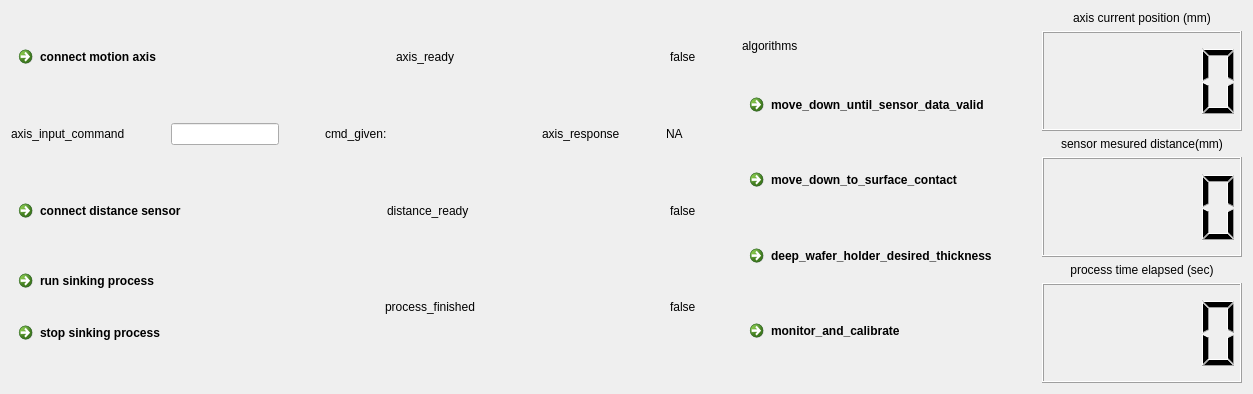
      <widget class="QWidget" name="Sinking">
       <attribute name="title">
        <string>Sinking</string>
       </attribute>
       <layout class="QHBoxLayout" name="horizontalLayout_7">
        <item>
         <layout class="QHBoxLayout" name="horizontalLayout_2">
          <item>
           <layout class="QVBoxLayout" name="verticalLayout_6">
            <item>
             <layout class="QHBoxLayout" name="horizontalLayout_8">
              <item>
               <layout class="QVBoxLayout" name="verticalLayout_9">
                <item>
                 <layout class="QHBoxLayout" name="horizontalLayout_3">
                  <item>
                   <widget class="QCommandLinkButton" name="sink_connect_motion_axis">
                    <property name="sizePolicy">
                     <sizepolicy hsizetype="Fixed" vsizetype="Fixed">
                      <horstretch>0</horstretch>
                      <verstretch>0</verstretch>
                     </sizepolicy>
                    </property>
                    <property name="minimumSize">
                     <size>
                      <width>100</width>
                      <height>10</height>
                     </size>
                    </property>
                    <property name="text">
                     <string>connect motion axis</string>
                    </property>
                   </widget>
                  </item>
                 </layout>
                </item>
               </layout>
              </item>
              <item>
               <spacer name="horizontalSpacer">
                <property name="orientation">
                 <enum>Qt::Horizontal</enum>
                </property>
                <property name="sizeHint" stdset="0">
                 <size>
                  <width>40</width>
                  <height>20</height>
                 </size>
                </property>
               </spacer>
              </item>
              <item>
               <widget class="QLabel" name="label_7">
                <property name="text">
                 <string>axis_ready</string>
                </property>
               </widget>
              </item>
              <item>
               <spacer name="horizontalSpacer_2">
                <property name="orientation">
                 <enum>Qt::Horizontal</enum>
                </property>
                <property name="sizeHint" stdset="0">
                 <size>
                  <width>40</width>
                  <height>20</height>
                 </size>
                </property>
               </spacer>
              </item>
              <item>
               <widget class="QLabel" name="sink_motion_ready">
                <property name="sizePolicy">
                 <sizepolicy hsizetype="Fixed" vsizetype="Fixed">
                  <horstretch>0</horstretch>
                  <verstretch>0</verstretch>
                 </sizepolicy>
                </property>
                <property name="autoFillBackground">
                 <bool>true</bool>
                </property>
                <property name="text">
                 <string>false</string>
                </property>
               </widget>
              </item>
             </layout>
            </item>
            <item>
             <layout class="QHBoxLayout" name="horizontalLayout_9">
              <item>
               <widget class="QLabel" name="label_10">
                <property name="text">
                 <string>axis_input_command</string>
                </property>
               </widget>
              </item>
              <item>
               <spacer name="horizontalSpacer_7">
                <property name="orientation">
                 <enum>Qt::Horizontal</enum>
                </property>
                <property name="sizeHint" stdset="0">
                 <size>
                  <width>40</width>
                  <height>20</height>
                 </size>
                </property>
               </spacer>
              </item>
              <item>
               <widget class="QLineEdit" name="sink_input_axis_cmd">
                <property name="contextMenuPolicy">
                 <enum>Qt::NoContextMenu</enum>
                </property>
                <property name="clearButtonEnabled">
                 <bool>true</bool>
                </property>
               </widget>
              </item>
              <item>
               <spacer name="horizontalSpacer_8">
                <property name="orientation">
                 <enum>Qt::Horizontal</enum>
                </property>
                <property name="sizeHint" stdset="0">
                 <size>
                  <width>40</width>
                  <height>20</height>
                 </size>
                </property>
               </spacer>
              </item>
              <item>
               <layout class="QHBoxLayout" name="horizontalLayout_11">
                <item>
                 <layout class="QHBoxLayout" name="horizontalLayout_10">
                  <item>
                   <widget class="QLabel" name="cmd_given_1">
                    <property name="text">
                     <string>cmd_given: </string>
                    </property>
                   </widget>
                  </item>
                  <item>
                   <spacer name="horizontalSpacer_11">
                    <property name="orientation">
                     <enum>Qt::Horizontal</enum>
                    </property>
                    <property name="sizeHint" stdset="0">
                     <size>
                      <width>40</width>
                      <height>20</height>
                     </size>
                    </property>
                   </spacer>
                  </item>
                  <item>
                   <widget class="QLabel" name="sink_cmd_given">
                    <property name="sizePolicy">
                     <sizepolicy hsizetype="Preferred" vsizetype="Fixed">
                      <horstretch>0</horstretch>
                      <verstretch>0</verstretch>
                     </sizepolicy>
                    </property>
                    <property name="minimumSize">
                     <size>
                      <width>100</width>
                      <height>50</height>
                     </size>
                    </property>
                    <property name="autoFillBackground">
                     <bool>true</bool>
                    </property>
                    <property name="text">
                     <string/>
                    </property>
                   </widget>
                  </item>
                 </layout>
                </item>
               </layout>
              </item>
              <item>
               <widget class="QLabel" name="label_11">
                <property name="text">
                 <string>axis_response</string>
                </property>
               </widget>
              </item>
              <item>
               <spacer name="horizontalSpacer_9">
                <property name="orientation">
                 <enum>Qt::Horizontal</enum>
                </property>
                <property name="sizeHint" stdset="0">
                 <size>
                  <width>40</width>
                  <height>20</height>
                 </size>
                </property>
               </spacer>
              </item>
              <item>
               <widget class="QLabel" name="sink_axis_response">
                <property name="sizePolicy">
                 <sizepolicy hsizetype="Preferred" vsizetype="Fixed">
                  <horstretch>0</horstretch>
                  <verstretch>0</verstretch>
                 </sizepolicy>
                </property>
                <property name="minimumSize">
                 <size>
                  <width>30</width>
                  <height>50</height>
                 </size>
                </property>
                <property name="autoFillBackground">
                 <bool>true</bool>
                </property>
                <property name="text">
                 <string>NA</string>
                </property>
               </widget>
              </item>
             </layout>
            </item>
            <item>
             <layout class="QHBoxLayout" name="horizontalLayout_4">
              <item>
               <widget class="QCommandLinkButton" name="sink_connect_distance_sensor">
                <property name="sizePolicy">
                 <sizepolicy hsizetype="Fixed" vsizetype="Fixed">
                  <horstretch>100</horstretch>
                  <verstretch>100</verstretch>
                 </sizepolicy>
                </property>
                <property name="minimumSize">
                 <size>
                  <width>100</width>
                  <height>10</height>
                 </size>
                </property>
                <property name="text">
                 <string>connect distance sensor</string>
                </property>
               </widget>
              </item>
              <item>
               <spacer name="horizontalSpacer_3">
                <property name="orientation">
                 <enum>Qt::Horizontal</enum>
                </property>
                <property name="sizeHint" stdset="0">
                 <size>
                  <width>40</width>
                  <height>20</height>
                 </size>
                </property>
               </spacer>
              </item>
              <item>
               <widget class="QLabel" name="label_8">
                <property name="text">
                 <string>distance_ready</string>
                </property>
               </widget>
              </item>
              <item>
               <spacer name="horizontalSpacer_4">
                <property name="orientation">
                 <enum>Qt::Horizontal</enum>
                </property>
                <property name="sizeHint" stdset="0">
                 <size>
                  <width>40</width>
                  <height>20</height>
                 </size>
                </property>
               </spacer>
              </item>
              <item>
               <widget class="QLabel" name="sink_sensor_ready">
                <property name="sizePolicy">
                 <sizepolicy hsizetype="Fixed" vsizetype="Fixed">
                  <horstretch>0</horstretch>
                  <verstretch>0</verstretch>
                 </sizepolicy>
                </property>
                <property name="autoFillBackground">
                 <bool>true</bool>
                </property>
                <property name="text">
                 <string>false</string>
                </property>
               </widget>
              </item>
             </layout>
            </item>
            <item>
             <layout class="QHBoxLayout" name="horizontalLayout_6">
              <item>
               <layout class="QVBoxLayout" name="verticalLayout_8">
                <item>
                 <widget class="QCommandLinkButton" name="run_sinking_process">
                  <property name="sizePolicy">
                   <sizepolicy hsizetype="Fixed" vsizetype="Fixed">
                    <horstretch>0</horstretch>
                    <verstretch>0</verstretch>
                   </sizepolicy>
                  </property>
                  <property name="minimumSize">
                   <size>
                    <width>100</width>
                    <height>10</height>
                   </size>
                  </property>
                  <property name="text">
                   <string>run sinking process</string>
                  </property>
                 </widget>
                </item>
                <item>
                 <spacer name="verticalSpacer">
                  <property name="orientation">
                   <enum>Qt::Vertical</enum>
                  </property>
                  <property name="sizeType">
                   <enum>QSizePolicy::Fixed</enum>
                  </property>
                  <property name="sizeHint" stdset="0">
                   <size>
                    <width>10</width>
                    <height>10</height>
                   </size>
                  </property>
                 </spacer>
                </item>
                <item>
                 <widget class="QCommandLinkButton" name="stop_sinking_process">
                  <property name="sizePolicy">
                   <sizepolicy hsizetype="Maximum" vsizetype="Maximum">
                    <horstretch>0</horstretch>
                    <verstretch>0</verstretch>
                   </sizepolicy>
                  </property>
                  <property name="text">
                   <string>stop sinking process</string>
                  </property>
                 </widget>
                </item>
               </layout>
              </item>
              <item>
               <spacer name="horizontalSpacer_6">
                <property name="orientation">
                 <enum>Qt::Horizontal</enum>
                </property>
                <property name="sizeType">
                 <enum>QSizePolicy::Fixed</enum>
                </property>
                <property name="sizeHint" stdset="0">
                 <size>
                  <width>200</width>
                  <height>20</height>
                 </size>
                </property>
               </spacer>
              </item>
              <item>
               <layout class="QHBoxLayout" name="horizontalLayout_5">
                <item>
                 <widget class="QLabel" name="label_9">
                  <property name="text">
                   <string>process_finished</string>
                  </property>
                 </widget>
                </item>
                <item>
                 <spacer name="horizontalSpacer_5">
                  <property name="orientation">
                   <enum>Qt::Horizontal</enum>
                  </property>
                  <property name="sizeHint" stdset="0">
                   <size>
                    <width>40</width>
                    <height>20</height>
                   </size>
                  </property>
                 </spacer>
                </item>
                <item>
                 <widget class="QLabel" name="sinking_finished">
                  <property name="sizePolicy">
                   <sizepolicy hsizetype="Fixed" vsizetype="Fixed">
                    <horstretch>0</horstretch>
                    <verstretch>0</verstretch>
                   </sizepolicy>
                  </property>
                  <property name="autoFillBackground">
                   <bool>true</bool>
                  </property>
                  <property name="text">
                   <string>false</string>
                  </property>
                 </widget>
                </item>
               </layout>
              </item>
             </layout>
            </item>
           </layout>
          </item>
          <item>
           <spacer name="horizontalSpacer_74">
            <property name="orientation">
             <enum>Qt::Horizontal</enum>
            </property>
            <property name="sizeHint" stdset="0">
             <size>
              <width>40</width>
              <height>20</height>
             </size>
            </property>
           </spacer>
          </item>
          <item>
           <layout class="QVBoxLayout" name="verticalLayout_50">
            <item>
             <widget class="QLabel" name="label_62">
              <property name="text">
               <string>algorithms</string>
              </property>
             </widget>
            </item>
            <item>
             <widget class="QCommandLinkButton" name="move_down_until_sensor_data_valid">
              <property name="text">
               <string>move_down_until_sensor_data_valid</string>
              </property>
             </widget>
            </item>
            <item>
             <widget class="QCommandLinkButton" name="move_down_to_surface_contact">
              <property name="text">
               <string>move_down_to_surface_contact</string>
              </property>
             </widget>
            </item>
            <item>
             <widget class="QCommandLinkButton" name="deep_wafer_holder_desired_thickness">
              <property name="text">
               <string>deep_wafer_holder_desired_thickness</string>
              </property>
             </widget>
            </item>
            <item>
             <widget class="QCommandLinkButton" name="monitor_and_calibrate">
              <property name="text">
               <string>monitor_and_calibrate</string>
              </property>
             </widget>
            </item>
           </layout>
          </item>
          <item>
           <spacer name="horizontalSpacer_10">
            <property name="orientation">
             <enum>Qt::Horizontal</enum>
            </property>
            <property name="sizeHint" stdset="0">
             <size>
              <width>40</width>
              <height>20</height>
             </size>
            </property>
           </spacer>
          </item>
          <item>
           <layout class="QVBoxLayout" name="verticalLayout_11">
            <property name="sizeConstraint">
             <enum>QLayout::SetFixedSize</enum>
            </property>
            <item>
             <layout class="QVBoxLayout" name="verticalLayout_2">
              <item>
               <widget class="QLabel" name="label_6">
                <property name="sizePolicy">
                 <sizepolicy hsizetype="Fixed" vsizetype="Fixed">
                  <horstretch>0</horstretch>
                  <verstretch>0</verstretch>
                 </sizepolicy>
                </property>
                <property name="maximumSize">
                 <size>
                  <width>500</width>
                  <height>16777215</height>
                 </size>
                </property>
                <property name="text">
                 <string>axis current position (mm)</string>
                </property>
                <property name="alignment">
                 <set>Qt::AlignCenter</set>
                </property>
               </widget>
              </item>
              <item>
               <widget class="QLCDNumber" name="sink_axis_pos">
                <property name="sizePolicy">
                 <sizepolicy hsizetype="Fixed" vsizetype="Fixed">
                  <horstretch>0</horstretch>
                  <verstretch>0</verstretch>
                 </sizepolicy>
                </property>
                <property name="minimumSize">
                 <size>
                  <width>100</width>
                  <height>100</height>
                 </size>
                </property>
                <property name="maximumSize">
                 <size>
                  <width>450</width>
                  <height>450</height>
                 </size>
                </property>
                <property name="acceptDrops">
                 <bool>false</bool>
                </property>
                <property name="autoFillBackground">
                 <bool>true</bool>
                </property>
               </widget>
              </item>
             </layout>
            </item>
            <item>
             <layout class="QVBoxLayout" name="verticalLayout_3">
              <item>
               <widget class="QLabel" name="label_2">
                <property name="sizePolicy">
                 <sizepolicy hsizetype="Fixed" vsizetype="Fixed">
                  <horstretch>0</horstretch>
                  <verstretch>0</verstretch>
                 </sizepolicy>
                </property>
                <property name="maximumSize">
                 <size>
                  <width>500</width>
                  <height>16777215</height>
                 </size>
                </property>
                <property name="text">
                 <string>sensor mesured distance(mm)</string>
                </property>
                <property name="alignment">
                 <set>Qt::AlignCenter</set>
                </property>
               </widget>
              </item>
              <item>
               <widget class="QLCDNumber" name="sink_distance_head1">
                <property name="sizePolicy">
                 <sizepolicy hsizetype="Fixed" vsizetype="Fixed">
                  <horstretch>0</horstretch>
                  <verstretch>0</verstretch>
                 </sizepolicy>
                </property>
                <property name="minimumSize">
                 <size>
                  <width>200</width>
                  <height>100</height>
                 </size>
                </property>
                <property name="maximumSize">
                 <size>
                  <width>450</width>
                  <height>450</height>
                 </size>
                </property>
                <property name="acceptDrops">
                 <bool>false</bool>
                </property>
                <property name="autoFillBackground">
                 <bool>true</bool>
                </property>
               </widget>
              </item>
             </layout>
            </item>
            <item>
             <layout class="QVBoxLayout" name="verticalLayout_7">
              <item>
               <widget class="QLabel" name="label_3">
                <property name="sizePolicy">
                 <sizepolicy hsizetype="Fixed" vsizetype="Fixed">
                  <horstretch>0</horstretch>
                  <verstretch>0</verstretch>
                 </sizepolicy>
                </property>
                <property name="maximumSize">
                 <size>
                  <width>500</width>
                  <height>16777215</height>
                 </size>
                </property>
                <property name="text">
                 <string>process time elapsed (sec)</string>
                </property>
                <property name="alignment">
                 <set>Qt::AlignCenter</set>
                </property>
               </widget>
              </item>
              <item>
               <widget class="QLCDNumber" name="sink_time">
                <property name="sizePolicy">
                 <sizepolicy hsizetype="Fixed" vsizetype="Fixed">
                  <horstretch>0</horstretch>
                  <verstretch>0</verstretch>
                 </sizepolicy>
                </property>
                <property name="minimumSize">
                 <size>
                  <width>100</width>
                  <height>100</height>
                 </size>
                </property>
                <property name="maximumSize">
                 <size>
                  <width>450</width>
                  <height>450</height>
                 </size>
                </property>
                <property name="acceptDrops">
                 <bool>false</bool>
                </property>
                <property name="autoFillBackground">
                 <bool>true</bool>
                </property>
               </widget>
              </item>
             </layout>
            </item>
           </layout>
          </item>
         </layout>
        </item>
       </layout>
      </widget>
